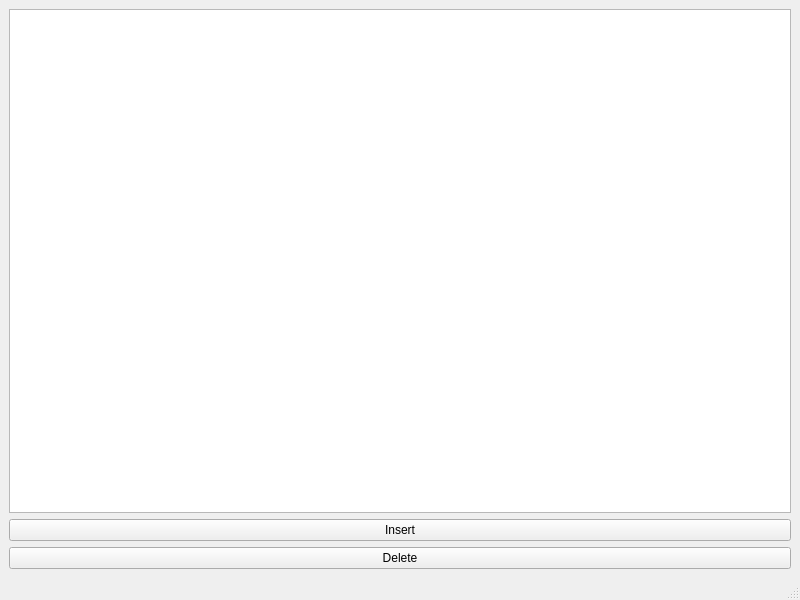
<?xml version="1.0" encoding="UTF-8"?>
<ui version="4.0">
 <class>MainWindow</class>
 <widget class="QMainWindow" name="MainWindow">
  <property name="geometry">
   <rect>
    <x>0</x>
    <y>0</y>
    <width>800</width>
    <height>600</height>
   </rect>
  </property>
  <property name="windowTitle">
   <string>MainWindow</string>
  </property>
  <widget class="QWidget" name="centralwidget">
   <layout class="QVBoxLayout" name="verticalLayout">
    <item>
     <widget class="QGraphicsView" name="graphicsView"/>
    </item>
    <item>
     <widget class="QPushButton" name="insertButton">
      <property name="text">
       <string>Insert</string>
      </property>
     </widget>
    </item>
    <item>
     <widget class="QPushButton" name="deleteButton">
      <property name="text">
       <string>Delete</string>
      </property>
     </widget>
    </item>
   </layout>
  </widget>
  <widget class="QStatusBar" name="statusbar"/>
 </widget>
 <resources/>
 <connections/>
</ui>
